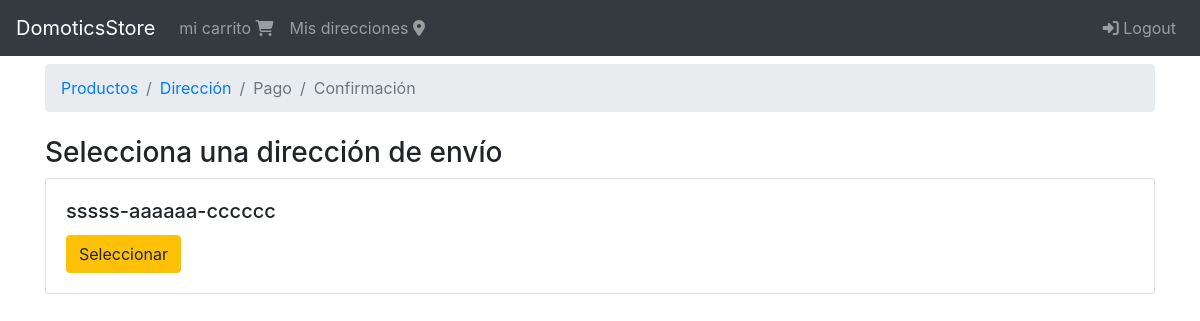
The page /orden/seleccionar/direccion (signed in) on the database as committed earlier.
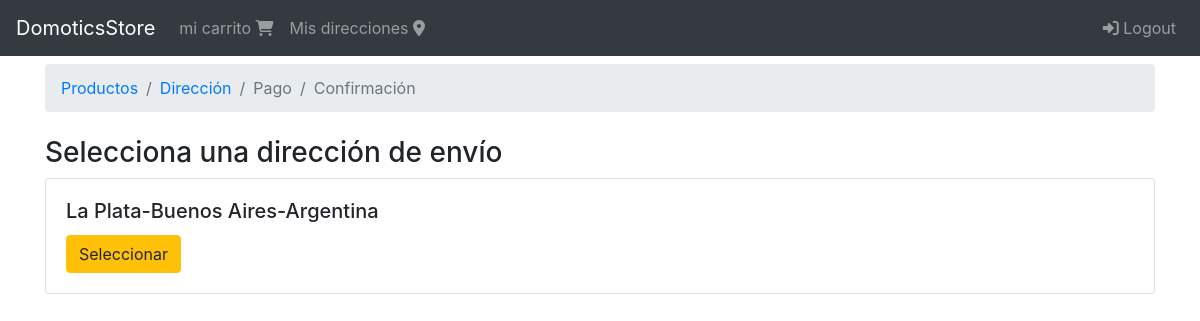
The same page on the database as committed later.
### shipping_address/models.py (models this page shows, shortened)
class ShippingAddress(models.Model):
    user = models.ForeignKey(User, null=False, blank=False, on_delete=models.CASCADE)
    calle1 = models.CharField(max_length=200)
    calle2 = models.CharField(max_length=200, blank=True)
    ciudad = models.CharField(max_length=100)
    provincia = models.CharField(max_length=100)
    pais = models.CharField(max_length=50)
    referencia = models.CharField(max_length=300)
    codigo_postal = models.CharField(max_length=10, null=False, blank=False)
    default = models.BooleanField(default=False)
    created_at = models.DateTimeField(auto_now_add=True)
    @property
    def address(self):
        return '{}-{}-{}'.format(self.ciudad, self.provincia, self.pais)

### orders/views.py (the view)
# urls.py: path('seleccionar/direccion', views.select_address, name='select_address'),
@login_required(login_url = 'login')
def select_address(request):
    shipping_addresses = request.user.shippingaddress_set.all()
    context = {
        'breadcrumb':breadcrumb(address=True),
        'shipping_addresses':shipping_addresses,
    }
    return render(request, 'orders/select_address.html',context)

### orders/utils.py (called while the page is built)
def breadcrumb(products=True, address=False, payment=False, confirmation=False):
    return [
        {'title':'Productos', 'active':products, 'url':reverse('orders:order')},
        {'title':'Dirección', 'active':address, 'url':reverse('orders:address')},
        {'title':'Pago', 'active':payment, 'url':reverse('orders:order')},
        {'title':'Confirmación', 'active':confirmation, 'url':reverse('orders:order')},
    ]

### orders/templates/orders/select_address.html (shortened to what this page needs)
{% extends 'base.html' %}
{% block breadcrumb %}
    {% include 'orders/snippets/breadcrumb.html' %}
{% endblock breadcrumb %}
{% block content %}
<div class="col">
    <div class="h3">
        Selecciona una dirección de envío
    </div>
    <div class="mt-2">
        {% for shipping_address in shipping_addresses %}
            <div class="card mb-2">
              <div class="card-body">
                <h5 class="card-title">{{ shipping_address.address}}</h5>
                <a href="{% url 'orders:check_address' shipping_address.pk %}" class="btn btn-warning">Seleccionar</a>
              </div>
            </div>
        {% endfor %}
    </div>
</div>
{% endblock content %}

Rows that differ between the two databases and show on the page:
removed ShippingAddress: address "sssss-aaaaaa-cccccc"
added ShippingAddress: address "La Plata-Buenos Aires-Argentina"
